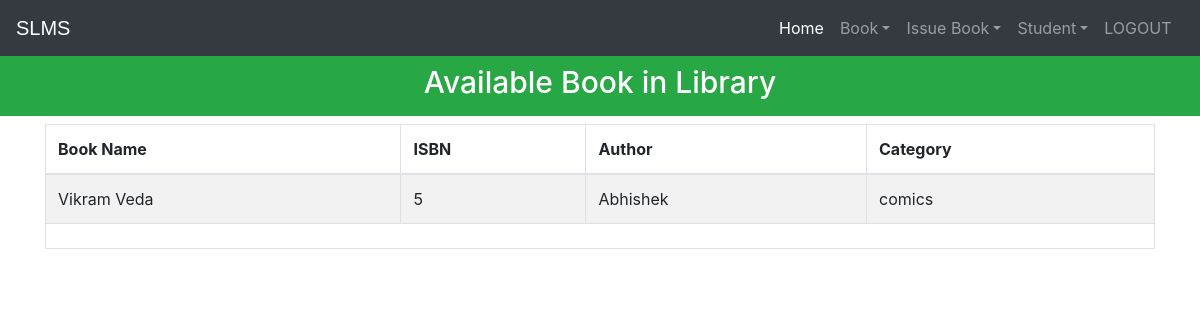
The app's page /viewbook (signed in) with its own data.
### library/models.py (models this page shows, shortened)
class Book(models.Model):
    catchoice= [
        ('education', 'Education'),
        ('entertainment', 'Entertainment'),
        ('comics', 'Comics'),
        ('biography', 'Biography'),
        ('history', 'History'),
        ('novel', 'Novel'),
        ('fantasy', 'Fantasy'),
        ('thriller', 'Thriller'),
        ('romance', 'Romance'),
        ('scifi','Sci-Fi')
        ]
    name=models.CharField(max_length=30)
    isbn=models.PositiveIntegerField()
    author=models.CharField(max_length=40)
    category=models.CharField(max_length=30,choices=catchoice,default='education')

### library/views.py (the view)
# urls.py: path('viewbook', views.viewbook_view),
@login_required(login_url='adminlogin')
@user_passes_test(is_admin)
def viewbook_view(request):
    books=models.Book.objects.all()
    return render(request,'library/viewbook.html',{'books':books})

### library/views.py (called while the page is built)
def is_admin(user):
    return user.groups.filter(name='ADMIN').exists()

### templates/library/viewbook.html (shortened to what this page needs)
<!DOCTYPE html>
<html lang="en" dir="ltr">
  <head>
  </head>
  <body>
    {% include "library/navbaradmin.html" %}
    <br>
    <br>
    <h3 class="p-3 mb-2 bg-success text-white" style = 'font-size: 30px;text-align:center;'>Available Book in Library</h3>
{% if books%}
<div class="container">
  <table class="table table-hover table-condensed table-striped table-bordered">
    <thead>
    <tr>
    <th>Book Name</th>
    <th>ISBN</th>
    <th>Author</th>
    <th>Category</th>
    </tr>
    </thead>
    <tfoot>
    <tr>
    <td colspan="4" rowspan="4">
    </td>
    </tr>
    </tfoot>
    <tbody>
      {% for book in books %}
        <tr>
          <td>{{book.name}}</td>
          <td>{{book.isbn}}</td>
          <td>{{book.author}}</td>
          <td>{{book.category}}</td>
        </tr>
      {% endfor %}
    </tbody>
    </table>
</div>
{%else%}
<h1>Have 0 book</h1>
{%endif%}
<br><br><br><br><br><br><br><br><br>
    {% include "library/footer.html" %}
  </body>
</html>

### records on screen
Book: name "Vikram Veda", isbn "5", author "Abhishek", category "comics"
